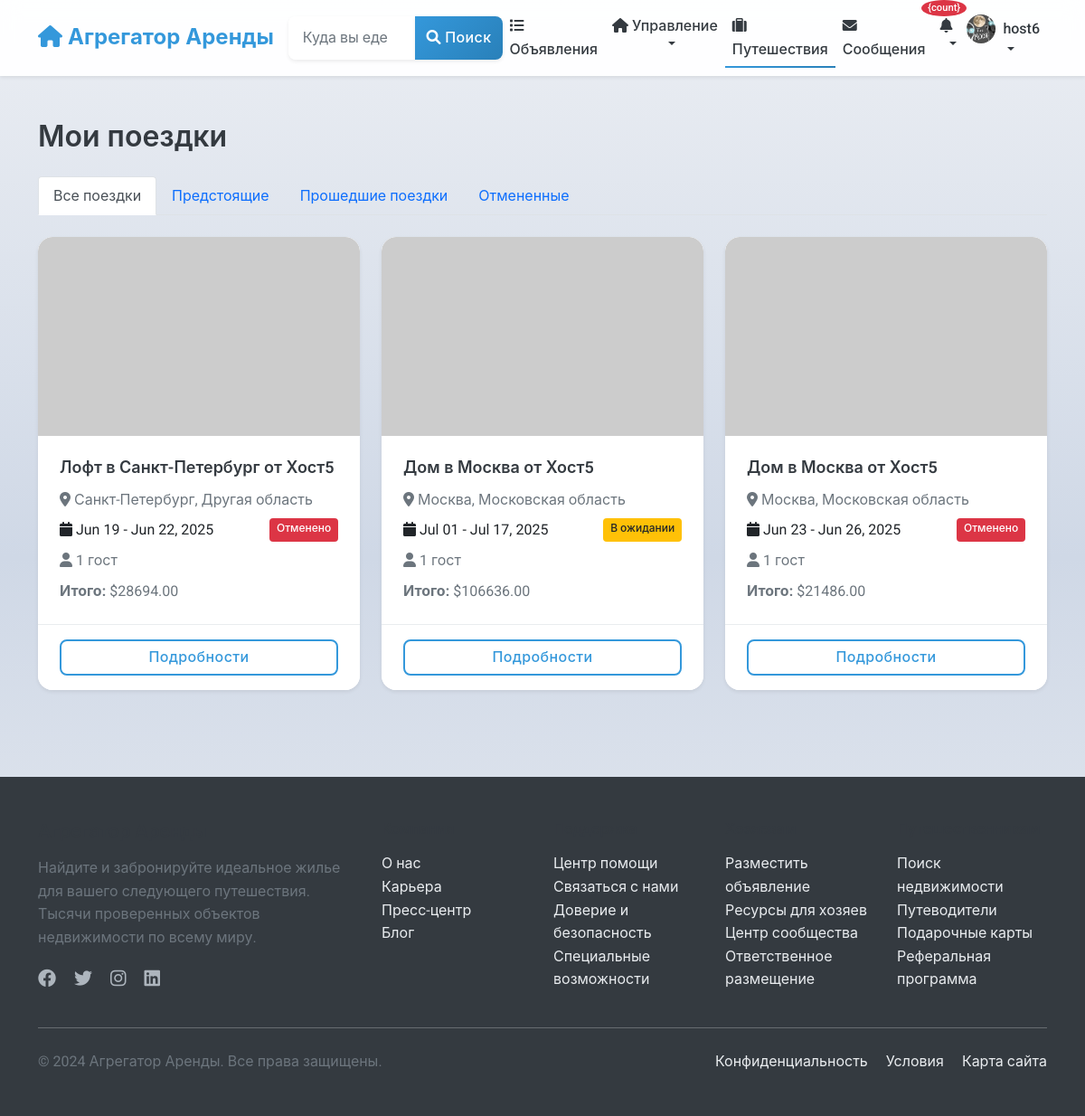
The app's page /listings/my-bookings/ (signed in) with its own data.
### users/models.py (models this page shows, shortened)
class User(AbstractUser):
    phone_number = models.CharField(_("Phone number"), max_length=20, blank=True)
    profile_picture = models.ImageField(_("Profile picture"), upload_to='profile_pictures/', blank=True, null=True)
    bio = models.TextField(_("Bio"), blank=True)
    is_phone_verified = models.BooleanField(_("Phone verified"), default=False)
    is_id_verified = models.BooleanField(_("ID verified"), default=False)
    is_host = models.BooleanField(_("Is host"), default=False)
    is_guest = models.BooleanField(_("Is guest"), default=True)
    ROLE_CHOICES = [
        ('user', _('Regular User')),
        ('host', _('Host')),
        ('moderator', _('Moderator')),
        ('admin', _('Administrator')),
    ]
    role = models.CharField(_("Role"), max_length=20, choices=ROLE_CHOICES, default='user')
    email_notifications = models.BooleanField(_("Email notifications"), default=True)
    sms_notifications = models.BooleanField(_("SMS notifications"), default=False)
    date_joined = models.DateTimeField(_("Date joined"), auto_now_add=True)
    last_updated = models.DateTimeField(_("Last updated"), auto_now=True)
    class Meta:
        verbose_name = _("User")
        verbose_name_plural = _("Users")

### listings/models.py (models this page shows, shortened)
class Booking(models.Model):
    STATUS_CHOICES = [
        ('pending', _('Pending')),
        ('confirmed', _('Confirmed')),
        ('canceled', _('Canceled')),
        ('completed', _('Completed')),
    ]
    start_date = models.DateField(_("Check-in date"))
    end_date = models.DateField(_("Check-out date"))
    guests = models.PositiveSmallIntegerField(_("Number of guests"))
    status = models.CharField(_("Status"), max_length=20, choices=STATUS_CHOICES, default='pending')
    base_price = models.DecimalField(_("Base price"), max_digits=10, decimal_places=2)
    cleaning_fee = models.DecimalField(_("Cleaning fee"), max_digits=10, decimal_places=2)
    service_fee = models.DecimalField(_("Service fee"), max_digits=10, decimal_places=2)
    total_price = models.DecimalField(_("Total price"), max_digits=10, decimal_places=2)
    special_requests = models.TextField(_("Special requests"), blank=True)
    listing = models.ForeignKey(
        Listing,
        on_delete=models.CASCADE,
        related_name='bookings'
    )
    guest = models.ForeignKey(
        settings.AUTH_USER_MODEL,
        on_delete=models.CASCADE,
        related_name='bookings'
    )
    booking_reference = models.UUIDField(_("Booking reference"), default=uuid.uuid4, editable=False, unique=True)
    created_at = models.DateTimeField(_("Created at"), auto_now_add=True)
    updated_at = models.DateTimeField(_("Updated at"), auto_now=True)
    class Meta:
        verbose_name = _("Booking")
        verbose_name_plural = _("Bookings")
        ordering = ['-created_at']

class Listing(models.Model):
    title = models.CharField(_("Title"), max_length=100)
    description = models.TextField(_("Description"))
    address = models.CharField(_("Address"), max_length=255)
    city = models.CharField(_("City"), max_length=100)
    state = models.CharField(_("State/Province"), max_length=100)
    country = models.CharField(_("Country"), max_length=100)
    zip_code = models.CharField(_("ZIP/Postal Code"), max_length=20)
    latitude = models.DecimalField(_("Latitude"), max_digits=10, decimal_places=7, null=True, blank=True)
    longitude = models.DecimalField(_("Longitude"), max_digits=10, decimal_places=7, null=True, blank=True)
    price_per_night = models.DecimalField(_("Price per night"), max_digits=10, decimal_places=2)
    cleaning_fee = models.DecimalField(_("Cleaning fee"), max_digits=10, decimal_places=2, default=0)
    service_fee = models.DecimalField(_("Service fee"), max_digits=10, decimal_places=2, default=0)
    bedrooms = models.PositiveSmallIntegerField(_("Bedrooms"))
    bathrooms = models.DecimalField(_("Bathrooms"), max_digits=3, decimal_places=1)
    accommodates = models.PositiveSmallIntegerField(_("Accommodates"))
    property_type = models.CharField(_("Property type"), max_length=50)
    image_urls = models.JSONField(_("Image URLs"), default=list, null=True, blank=True)
    verification_video = models.FileField(
        _("Verification Video"),
        upload_to='verification_videos/',
        null=True,
        blank=True,
        help_text=_("Video proof of property compliance (max 250MB, for moderation only)")
    )
    amenities = models.JSONField(_("Amenities"), default=list)
    house_rules = models.TextField(_("House rules"), blank=True)
    check_in_time = models.TimeField(_("Check-in time"), null=True, blank=True)
    check_out_time = models.TimeField(_("Check-out time"), null=True, blank=True)
    minimum_nights = models.PositiveSmallIntegerField(_("Minimum nights"), default=1)
    maximum_nights = models.PositiveSmallIntegerField(_("Maximum nights"), default=30)
    is_active = models.BooleanField(_("Is active"), default=True)
    is_approved = models.BooleanField(_("Is approved"), default=False)
    host = models.ForeignKey(
        settings.AUTH_USER_MODEL,
        on_delete=models.CASCADE,
        related_name='listings'
    )
    created_at = models.DateTimeField(_("Created at"), auto_now_add=True)
    updated_at = models.DateTimeField(_("Updated at"), auto_now=True)
    class Meta:
        verbose_name = _("Listing")
        verbose_name_plural = _("Listings")
        ordering = ['-created_at', '-id']
        ordering = ['-created_at']
    @property
    def main_image_url(self):
        main_image = self.images.filter(is_main=True).first()
        if main_image:
            return main_image.image.url
        first_image = self.images.first()
        if first_image:
            return first_image.image.url
        if self.image_urls and len(self.image_urls) > 0:
            return self.image_urls[0]
        return "https://via.placeholder.com/800x600.png?text=No+Image+Available"

### listings/views.py (the view)
# urls.py: path('my-bookings/', views.user_bookings, name='user_bookings'),
@login_required
def user_bookings(request):
    bookings = Booking.objects.filter(guest=request.user).select_related('listing')
    status = request.GET.get('status')
    if status and status in [choice[0] for choice in Booking.STATUS_CHOICES]:
        bookings = bookings.filter(status=status)
    if request.GET.get('tab_content'):
        return render(request, 'listings/partials/user_bookings_content.html', {
            'bookings': bookings,
            'status_choices': Booking.STATUS_CHOICES,
            'current_status': status
        })
    return render(request, 'listings/user_bookings.html', {
        'bookings': bookings,
        'status_choices': Booking.STATUS_CHOICES,
        'current_status': status
    })

### listings/templates/listings/user_bookings.html (shortened to what this page needs)
{% extends 'base.html' %}
{% load static %}
{% block content %}
<div class="container py-4">
    <div class="row">
        <div class="col-12">
            <h2 class="mb-4">Мои поездки</h2>
            <ul class="nav nav-tabs mb-4">
                <li class="nav-item">
                    <a class="nav-link {% if not current_status %}active{% endif %}" href="{% url 'listings:user_bookings' %}">
                        Все поездки
                    </a>
                </li>
                <li class="nav-item">
                    <a class="nav-link {% if current_status == 'upcoming' %}active{% endif %}" href="{% url 'listings:user_bookings' %}?status=upcoming">
                        Предстоящие
                    </a>
                </li>
                <li class="nav-item">
                    <a class="nav-link {% if current_status == 'completed' %}active{% endif %}" href="{% url 'listings:user_bookings' %}?status=completed">
                        Прошедшие поездки
                    </a>
                </li>
                <li class="nav-item">
                    <a class="nav-link {% if current_status == 'canceled' %}active{% endif %}" href="{% url 'listings:user_bookings' %}?status=canceled">
                        Отмененные
                    </a>
                </li>
            </ul>
            {% if bookings %}
                <div class="row row-cols-1 row-cols-md-2 row-cols-lg-3 g-4">
                    {% for booking in bookings %}
                    <div class="col">
                        <div class="card h-100 shadow-sm">
                            <img src="{{ booking.listing.main_image_url }}" class="card-img-top" alt="{{ booking.listing.title }}">
                            <div class="card-body">
                                <h5 class="card-title">{{ booking.listing.title }}</h5>
                                <p class="card-text text-muted mb-2">
                                    <i class="fas fa-map-marker-alt"></i> {{ booking.listing.city }}, {{ booking.listing.state }}
                                </p>
                                <div class="d-flex justify-content-between mb-2">
                                    <span>
                                        <i class="fas fa-calendar"></i> {{ booking.start_date|date:"M d" }} - {{ booking.end_date|date:"M d, Y" }}
                                    </span>
                                    <span class="badge {% if booking.status == 'confirmed' %}bg-success{% elif booking.status == 'pending' %}bg-warning text-dark{% elif booking.status == 'canceled' %}bg-danger{% elif booking.status == 'completed' %}bg-secondary{% endif %}">
                                        {% if booking.status == 'confirmed' %}Подтверждено
                                        {% elif booking.status == 'pending' %}В ожидании
                                        {% elif booking.status == 'canceled' %}Отменено
                                        {% elif booking.status == 'completed' %}Завершено
                                        {% endif %}
                                    </span>
                                </div>
                                <p class="card-text mb-2">
                                    <i class="fas fa-user"></i> {{ booking.guests }} гост{{ booking.guests|pluralize:"ь,я,ей" }}
                                </p>
                                <p class="card-text">
                                    <strong>Итого:</strong> ${{ booking.total_price }}
                                </p>
                            </div>
                            <div class="card-footer bg-white">
                                <div class="d-grid">
                                    <a href="{% url 'listings:booking_detail' reference=booking.booking_reference %}" class="btn btn-outline-primary">
                                        Подробности
                                    </a>
                                </div>
                            </div>
                        </div>
                    </div>
                    {% endfor %}
                </div>
            {% endif %}
        </div>
    </div>
</div>
{% endblock %}

### templates/includes/navbar.html (shortened to what this page needs)
<nav class="navbar navbar-expand-lg navbar-light bg-white shadow-sm">
    <div class="container">
        <a class="navbar-brand" href="{% url 'listings:listing_list' %}">
            <i class="fas fa-home"></i> Агрегатор Аренды
        </a>
        <div class="collapse navbar-collapse" id="navbarSupportedContent">
            <form class="d-flex mx-auto my-2 my-lg-0" action="{% url 'listings:listing_list' %}" method="get">
                <div class="input-group">
                    <input class="form-control" type="search" name="location" placeholder="Куда вы едете?"
                           aria-label="Search" value="{{ request.GET.location|default:'' }}">
                    <button class="btn btn-primary" type="submit">
                        <i class="fas fa-search"></i> Поиск
                    </button>
                </div>
            </form>
            <ul class="navbar-nav ms-auto mb-2 mb-lg-0">
                <li class="nav-item">
                    <a class="nav-link {% if request.resolver_match.url_name == 'listing_list' %}active{% endif %}"
                       href="{% url 'listings:listing_list' %}">
                        <i class="fas fa-list"></i> Объявления
                    </a>
                </li>
                {% if user.is_authenticated %}
                    {% if user.is_host %}
                    <li class="nav-item dropdown">
                        <a class="nav-link dropdown-toggle" href="#" id="hostDropdown" role="button"
                           data-bs-toggle="dropdown" aria-expanded="false">
                            <i class="fas fa-home"></i> Управление
                        </a>
                    </li>
                    {% else %}
                    <li class="nav-item">
                        <a class="nav-link" href="{% url 'listings:listing_create' %}">
                            <i class="fas fa-plus"></i> Подать объявление
                        </a>
                    </li>
                    {% endif %}
                    <li class="nav-item">
                        <a class="nav-link {% if request.resolver_match.url_name == 'user_bookings' %}active{% endif %}"
                           href="{% url 'listings:user_bookings' %}">
                            <i class="fas fa-suitcase"></i> Путешествия
                        </a>
                    </li>
                    <li class="nav-item">
                        <a class="nav-link position-relative {% if 'chat' in request.path %}active{% endif %}"
                           href="{% url 'chat:conversation_list' %}">
                            <i class="fas fa-envelope"></i> Сообщения
                        </a>
                    </li>
                    <li class="nav-item dropdown">
                        <a class="nav-link dropdown-toggle position-relative" href="#" id="notificationDropdown"
                           role="button" data-bs-toggle="dropdown" aria-expanded="false"
                           onclick="loadNotifications()"
                           data-bs-auto-close="outside">
                            <i class="fas fa-bell"></i>
                            <span class="position-absolute"
                                  id="notification-badge-container"
                                  style="top: -8px; right: -8px; z-index: 1000;"
                                  hx-get="{% url 'notifications:get_unread_count' %}"
                                  hx-trigger="load, every 30s"
                                  hx-swap="innerHTML">
                                {% load notify_tags %}
                                {% notification_count as count %}
                                {% if count > 0 %}
                                <span class="badge bg-danger" id="notification-badge" style="font-size: 0.7rem; min-width: 18px; height: 18px; border-radius: 50%; display: flex; align-items: center; justify-content: center;">{count}</span>
                                {% endif %}
                            </span>
                        </a>
                    </li>
                    <li class="nav-item dropdown">
                        <a class="nav-link dropdown-toggle d-flex align-items-center" href="#" id="userDropdown" role="button"
                           data-bs-toggle="dropdown" aria-expanded="false">
                            {% if user.profile_picture %}
                                <img src="{{ user.profile_picture.url }}" alt="{{ user.username }}" class="rounded-circle me-2" width="32" height="32" style="object-fit: cover;">
                            {% else %}
                                <i class="fas fa-user-circle fa-lg me-2"></i>
                            {% endif %}
                            {{ user.username }}
                        </a>
                    </li>
                {% endif %}
            </ul>
        </div>
    </div>
</nav>

### records on screen
User: profile_picture (picture), username "host6"
Booking: listing "Лофт в Санкт-Петербург от Хост5", listing.city "Санкт-Петербург", listing.state "Другая область", start_date "Jun 19", end_date "Jun 22, 2025", status "Отменено", guests "1", total_price "28694.00"
Booking: listing "Дом в Москва от Хост5", listing.city "Москва", listing.state "Московская область", start_date "Jul 01", end_date "Jul 17, 2025", status "В ожидании", guests "1", total_price "106636.00"
Booking: listing "Дом в Москва от Хост5", listing.city "Москва", listing.state "Московская область", start_date "Jun 23", end_date "Jun 26, 2025", status "Отменено", guests "1", total_price "21486.00"
